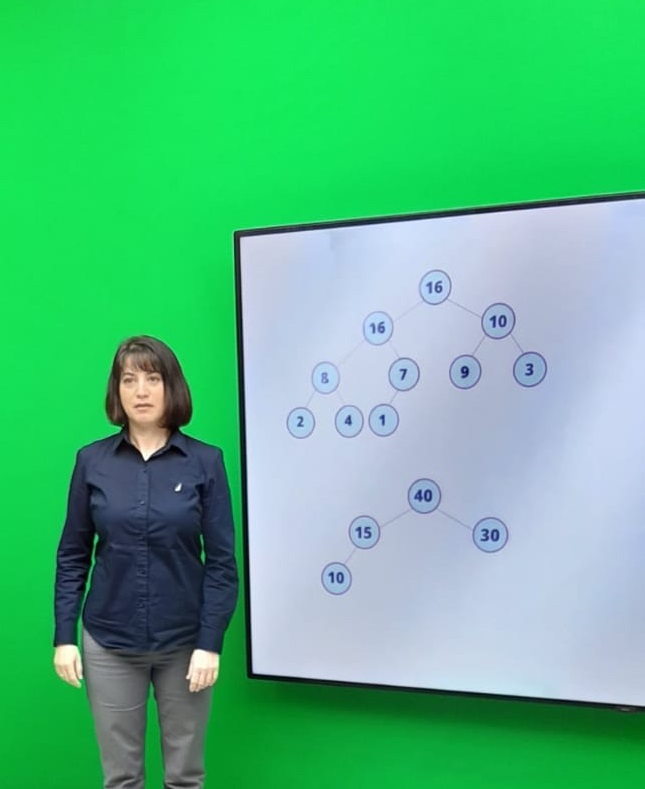
#> input picture replacer/images/studio.jpg, 645 x 789 px
$ python replacer.py images/studio.jpg images/studio.jpg images
#> lines starting #> are read from the running program, lines starting #| are printed output that depends on the picture; after the words box and inside, x2 and y2 are one past the last pixel; in counts of white or black regions, pixels touching at a corner belong together
import cv2
import numpy as np
import sys
import matplotlib.pyplot as plt


def replacement_background(img, background, odir_name):
#> called with img = 'images/studio.jpg', background = 'images/studio.jpg', odir_name = 'images'
    background = cv2.imread(background)
#> background is the input picture: shape (789, 645, 3); mean B, G, R 133.1, 187.7, 86.9
    img = cv2.imread(img)
    hsv = cv2.cvtColor(img, cv2.COLOR_BGR2HSV)
#> hsv: shape (789, 645, 3); mean H, S, V 86.7, 145.4, 198.8

    fixed_image_result = cv2.cvtColor(img, cv2.COLOR_BGR2RGB)
    plt.imshow(fixed_image_result)
    plt.show()

    fixed_image_result = cv2.cvtColor(hsv, cv2.COLOR_HSV2BGR)
    fixed_image_result = cv2.cvtColor(fixed_image_result, cv2.COLOR_BGR2RGB)
    plt.imshow(fixed_image_result)
    plt.show()

    # resize background
    if background.shape != img.shape:
        background = cv2.resize(background, (img.shape[1], img.shape[0]))

    # hsv green color
    green = np.uint8([[[0, 255, 0]]])
    hsv_green = cv2.cvtColor(green, cv2.COLOR_BGR2HSV)
    print(hsv_green)

    # green limits
    lower_green = np.array([36, 60, 60])
    upper_green = np.array([80, 255, 255])

    # create masks
    mask = cv2.inRange(hsv, lower_green, upper_green)
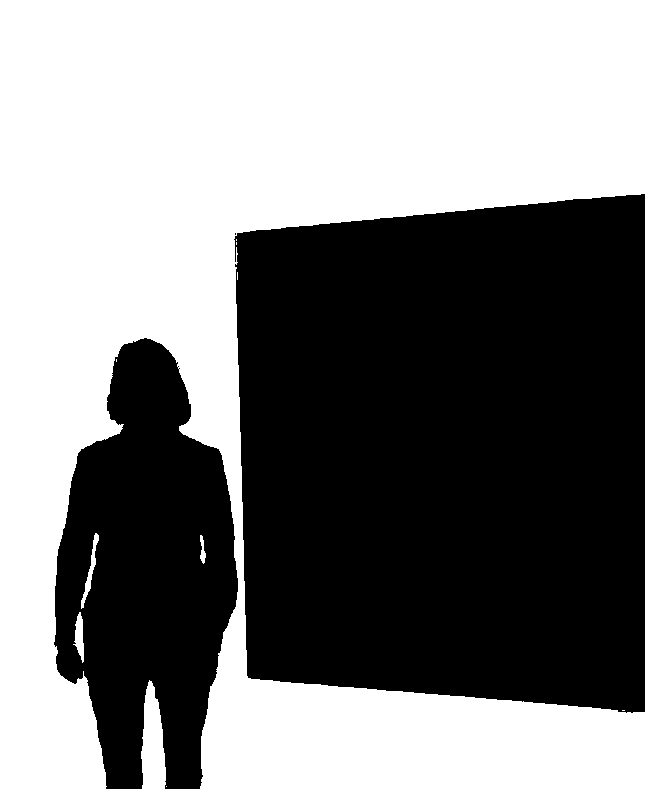
#> mask: shape (789, 645); 50.9% white; 3 black regions (1 under 20 px), largest, box (x1, y1, x2, y2) and area: (234, 194, 645, 713) 194817, (54, 338, 238, 789) 55201
    mask_inv = cv2.bitwise_not(mask)

    background_fix = cv2.bitwise_and(background, background, mask=mask)
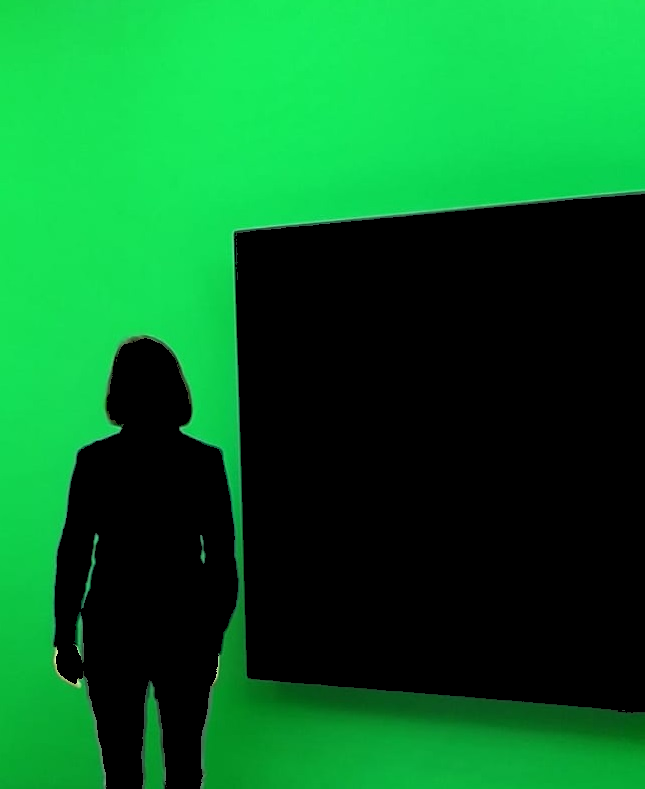
#> background_fix: shape (789, 645, 3); mean B, G, R 39.8, 104.6, 9.5
    img_fix = cv2.bitwise_and(img, img, mask=mask_inv)
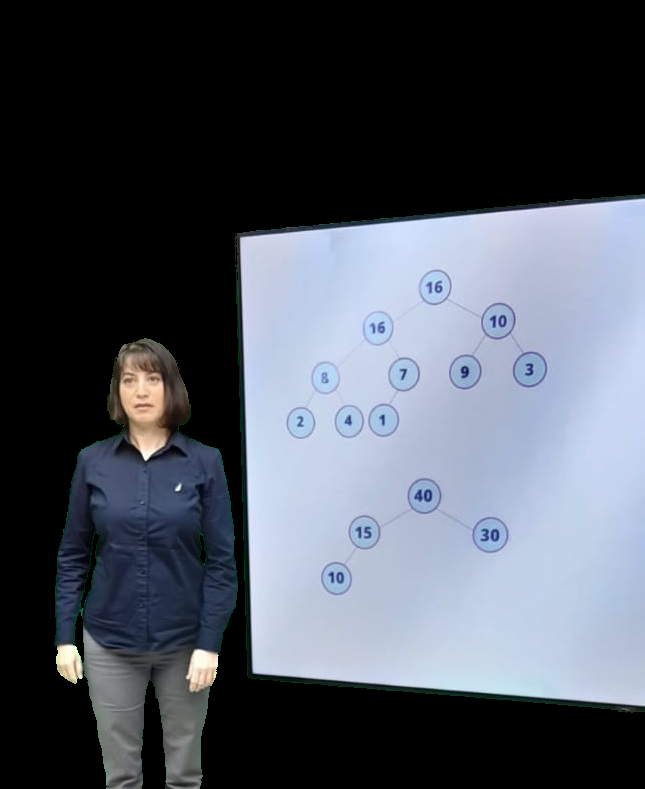
#> img_fix: shape (789, 645, 3); mean B, G, R 93.3, 83.1, 77.4

    # combining the image with the background
    result = cv2.add(img_fix, background_fix)

    cv2.imwrite(odir_name, result)


def main():
    img = sys.argv[1]
    background = sys.argv[2]
    odir_name = sys.argv[3]
    replacement_background(img, background, odir_name)


if __name__ == "__main__":
    main()
